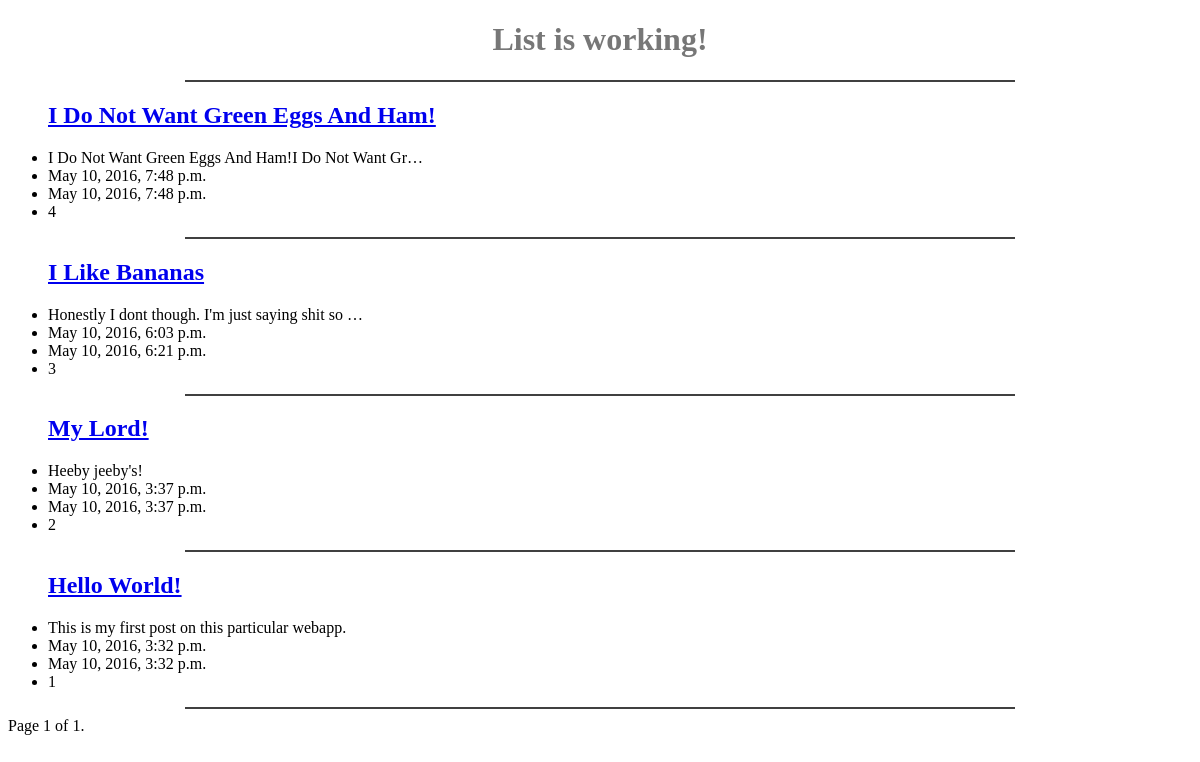
The app's page /posts/, older data.
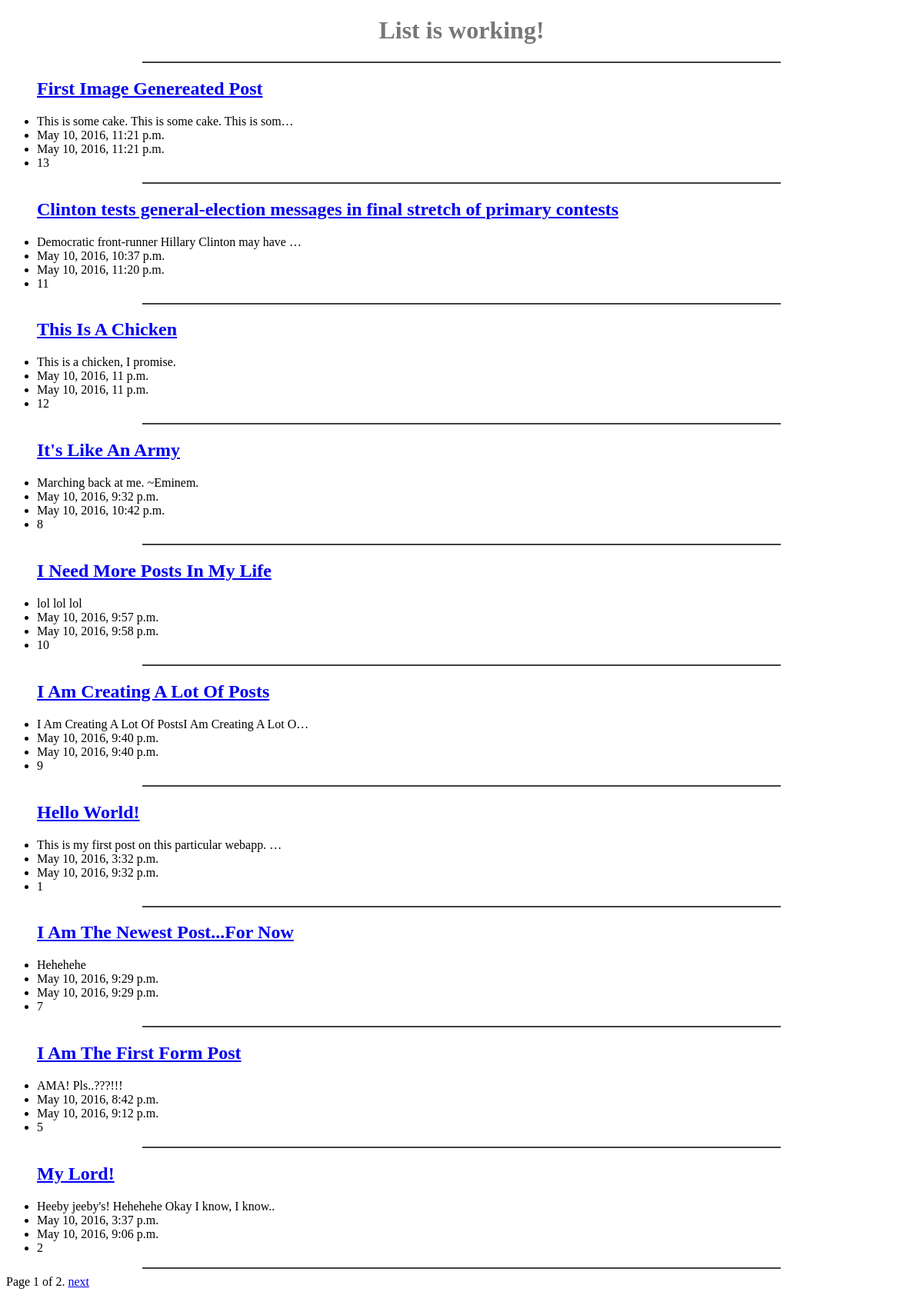
The same page, newer data.
### posts/models.py (models this page shows, shortened)
class Post(models.Model):
	title = models.CharField(max_length=120)
	image = models.FileField(null=True)
	body = models.TextField(max_length=20000)
	updated = models.DateTimeField(auto_now=True, auto_now_add=False)
	timestamp = models.DateTimeField(auto_now=False, auto_now_add=True)
	def get_absolute_url(self):
		return reverse("posts:detail", kwargs={"id": self.id})

### posts/views.py (the view)
def post_list(request):
	queryset_list= Post.objects.all().order_by("-updated")
	paginator = Paginator(queryset_list, 10) # Show 25 contacts per page
	page = request.GET.get('page')
	try:
		queryset = paginator.page(page)
	except PageNotAnInteger:
		queryset = paginator.page(1)
	except EmptyPage:
		queryset = paginator.page(paginator.num_pages)
	context = {
		"object_list": queryset,
		"title": "List"
	}
	return render(request, "post_list.html", context)

### templates/post_list.html (shortened to what this page needs)
{% extends "base.html" %}
{% block content %}
	<h1>{{ title }} is working!</h1>
	<hr>
	{% for obj in object_list %}
		<ul>
			<a href='{{ obj.get_absolute_url }}'>
		    	<h2>{{ obj.title }}</h2>
			</a>
			<li>{{ obj.body|truncatechars:50 }}</li>
			<li>{{ obj.timestamp }}</li>
			<li>{{ obj.updated }}</li>
			<li>{{ obj.id }}</li>
		</ul>
		<hr>
	{% endfor %}
	<div class="pagination">
    	<span class="step-links">
        	<span class="current">
            	Page {{ object_list.number }} of {{ object_list.paginator.num_pages }}.
        	</span>
        	{% if object_list.has_next %}
            	<a href="?page={{ object_list.next_page_number }}">next</a>
        	{% endif %}
    	</span>
	</div>
{% endblock content %}

### templates/base.html (shortened to what this page needs)
{% load staticfiles %}
<!DOCTYPE html>
<html>
	<head>
	<link rel="stylesheet" type="text/css" href="{% static 'css/base.css' %}">
	</head>
	<body>
		<div class="container">
			{% block content %}
			{% endblock content %}
		</div>
	</body>
</html>

### static/css/base.css (style rules this page uses)
h1 { color: #777777; text-align: center; }
hr { border: 1px solid #404040; max-width: 70%; }

Row changes from the older to the newer data that the page shows:
no longer on this page (row unchanged): Post: title "I Do Not Want Green Eggs And Ham!", body "I Do Not Want Green Eggs And Ham!I Do Not Want Gr…", timestamp "May 10, 2016, 7:48 p.m.", updated "May 10, 2016, 7:48 p.m.", id "4"
no longer on this page (row unchanged): Post: title "I Like Bananas", body "Honestly I dont though. I'm just saying shit so …", timestamp "May 10, 2016, 6:03 p.m.", updated "May 10, 2016, 6:21 p.m.", id "3"
added Post: title "First Image Genereated Post", body "This is some cake. This is some cake. This is som…", timestamp "May 10, 2016, 11:21 p.m.", updated "May 10, 2016, 11:21 p.m.", id "13"
added Post: title "Clinton tests general-election messages in final stretch of primary contests", body "Democratic front-runner Hillary Clinton may have …", timestamp "May 10, 2016, 10:37 p.m.", updated "May 10, 2016, 11:20 p.m.", id "11"
added Post: title "This Is A Chicken", body "This is a chicken, I promise.", timestamp "May 10, 2016, 11 p.m.", updated "May 10, 2016, 11 p.m.", id "12"
added Post: title "It's Like An Army", body "Marching back at me. ~Eminem.", timestamp "May 10, 2016, 9:32 p.m.", updated "May 10, 2016, 10:42 p.m.", id "8"
added Post: title "I Need More Posts In My Life", body "lol lol lol", timestamp "May 10, 2016, 9:57 p.m.", updated "May 10, 2016, 9:58 p.m.", id "10"
added Post: title "I Am Creating A Lot Of Posts", body "I Am Creating A Lot Of PostsI Am Creating A Lot O…", timestamp "May 10, 2016, 9:40 p.m.", updated "May 10, 2016, 9:40 p.m.", id "9"
changed Post "Hello World!": body "This is my first post on this particular webapp." → "This is my first post on this particular webapp. …"; updated "May 10, 2016, 3:32 p.m." → "May 10, 2016, 9:32 p.m."; moves up the list
added Post: title "I Am The Newest Post...For Now", body "Hehehehe", timestamp "May 10, 2016, 9:29 p.m.", updated "May 10, 2016, 9:29 p.m.", id "7"
added Post: title "I Am The First Form Post", body "AMA! Pls..???!!!", timestamp "May 10, 2016, 8:42 p.m.", updated "May 10, 2016, 9:12 p.m.", id "5"
changed Post "My Lord!": body "Heeby jeeby's!" → "Heeby jeeby's! Hehehehe Okay I know, I know.."; updated "May 10, 2016, 3:37 p.m." → "May 10, 2016, 9:06 p.m."
Text that changed along with them:
{{ object_list.paginator.num_pages }}: "1" → "2"
text now shown: "next"
